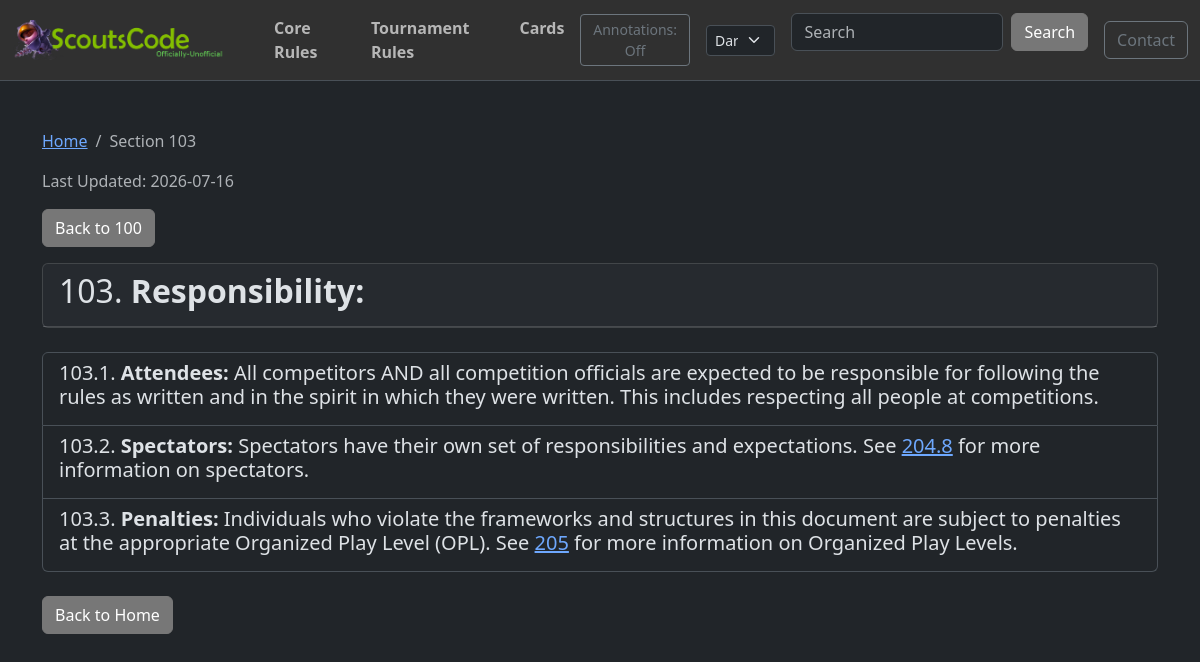
The app's page /trsections/103/ with its own data.
### post/models.py (models this page shows, shortened)
class RuleSection(models.Model):
    RULE_TYPE_CHOICES = [
        ("TR", "Tournament Rules"),
        ("CR", "Comprehensive Rules"),
    ]
    rule_type = models.CharField(max_length=2, choices=RULE_TYPE_CHOICES)
    section = models.CharField(max_length=50, db_index=True)  # e.g., "703.4.a.5"
    text = models.TextField()
    annotations = models.TextField(blank=True, default="")
    parent = models.ForeignKey(
        "self", on_delete=models.CASCADE, null=True, blank=True, related_name="children"
    )
    order = models.IntegerField(default=0)
    class Meta:
        ordering = ["rule_type", "order", "section"]
        unique_together = ["rule_type", "section"]
        indexes = [
            models.Index(fields=["rule_type", "section"]),
            models.Index(fields=["parent", "order"]),
        ]
    def get_top_level_section(self):
        parts = self.section.split(".")
        first_part = parts[0]
        if len(first_part) >= 3:
            return first_part[0] + "00"
        return first_part
    def to_dict(self, include_children=True):
        data = {
            "section": self.section,
            "text": self.text,
            "annotations": self.annotations,
            "children": [],
        }
        if include_children:
            for child in self.children.all():
                data["children"].append(child.to_dict(include_children=True))
        return data

### post/views.py (the view)
# urls.py: path("trsections/<str:section>/", trsection_detail, name="trsection_detail"),
def trsection_detail(request, section):
    try:
        section_obj = RuleSection.objects.prefetch_related(
            "children__children__children__children__children__children"
        ).get(rule_type="TR", section=section)
    except RuleSection.DoesNotExist:
        raise Http404(f"Section {section} not found")
    data = section_obj.to_dict()
    top_level = section_obj.get_top_level_section()
    is_top_level = section == top_level
    data = format_section_text(data, section_type="tr")
    parent_section = None
    if section_obj.parent:
        parent_section = section_obj.parent.section
    context = {
        "section": data,
        "json_url": f"/trsections/{top_level}/",
        "is_top_level": is_top_level,
        "parent_section": parent_section,
        "last_updated": get_rules_last_updated("TR"),
    }
    return render(request, "trsection_detail.html", context)

### post/context_processors.py (called while the page is built)
def global_site_data(request):
    data = cache.get("global_site_data")
    if data is not None:
        return data
    copyright_asset = TextAsset.objects.filter(asset_type="copyright").first()
    logo_asset = TextAsset.objects.filter(asset_type="logo").first()
    default_copyright = "© 2025 Copyright "
    data = {
        "copyright_text": copyright_asset.content
        if copyright_asset
        else default_copyright,
        "logo_asset": logo_asset,
        "copyright_asset": copyright_asset,
    }
    cache.set("global_site_data", data, CACHE_TTL)
    return data

### post/views.py (called while the page is built, shortened)
def bold_before_colon(text):
    if ":" in text:
        parts = text.split(":", 1)
        return f"<strong>{parts[0]}:</strong>{parts[1]}"
    return text

def format_section_text(section_data, section_type="tr"):
    section_data["text"] = linkify_references(section_data["text"], section_type)
    section_data["text"] = bold_before_colon(section_data["text"])
    for child in section_data.get("children", []):
        child_section_str = child.get("section", "")
        has_letter = any(
            letter in child_section_str for letter in ["a", "b", "c", "d", "e"]
        )
        has_children = len(child.get("children", [])) > 0
        will_be_clickable_link = has_children and not has_letter
        if not will_be_clickable_link:
            child["text"] = linkify_references(child["text"], section_type)
        child["text"] = bold_before_colon(child["text"])
        for grandchild in child.get("children", []):
            format_section_text(grandchild, section_type)
    return section_data

def get_rules_last_updated(rule_type):
    if rule_type in _rules_last_updated_cache:
        return _rules_last_updated_cache[rule_type]

### post/templates/trsection_detail.html (shortened to what this page needs)
{% extends 'base.html' %}
{% load static %}
{% block content %}
    <div class="trsection-detail">
        <nav aria-label="breadcrumb">
            <ol class="breadcrumb">
                <li class="breadcrumb-item"><a href="/">Home</a></li>
                <li class="breadcrumb-item active" aria-current="page">Section {{ section.section }}</li>
            </ol>
        </nav>
        <p class="text-muted">Last Updated: {{ last_updated }}</p>
        {% if parent_section %}
        <div class="mb-3">
            <a href="/trsections/{{ parent_section }}/" class="btn btn-secondary">
                 Back to {{ parent_section }}
            </a>
        </div>
        {% endif %}
        <div class="card mb-4">
            <div class="card-header">
                <div class="d-flex justify-content-between align-items-start">
                    <h2>{{ section.section }}. {{ section.text|safe }}</h2>
                </div>
            </div>
        </div>
        {% if is_top_level %}
            {% if section.children %}
                <div class="list-group mb-4">
                    {% for child in section.children %}
                        <a href="/trsections/{{ child.section }}/" class="list-group-item list-group-item-action">
                            <h5 class="mb-1"><span class="rule-number">{{ child.section }}.</span> {{ child.text|safe }}</h5>
                        </a>
                    {% endfor %}
                </div>
            {% else %}
                <div class="alert alert-info">This section has no subsections.</div>
            {% endif %}
        {% else %}
            {% if section.children %}
                <div class="list-group mb-4">
                    {% for child in section.children %}
                        {% if 'a' in child.section or 'b' in child.section or 'c' in child.section or 'd' in child.section or 'e' in child.section %}
                            <div class="list-group-item">
                                <div class="d-flex justify-content-between align-items-start">
                                    <h5 class="mb-2">{{ child.section }}. {{ child.text|safe }}</h5>
                                    {% if user.is_authenticated %}
                                    <button class="btn btn-sm btn-outline-primary ms-2 edit-annotation-btn" data-section="{{ child.section }}" data-rule-type="TR">Edit</button>
                                    {% endif %}
                                </div>
                                <div id="editor-container-{{ child.section }}" class="editor-container" data-annotation="{{ child.annotations }}">
                                    <div id="editor-{{ child.section }}" class="mb-2"></div>
                                    <button class="btn btn-sm btn-success save-annotation-btn" data-section="{{ child.section }}" data-rule-type="TR">Save</button>
                                    <button class="btn btn-sm btn-secondary cancel-annotation-btn" data-section="{{ child.section }}">Cancel</button>
                                </div>
                                {% if child.annotations %}
                                <div class="annotation-display">
                                    {{ child.annotations|safe }}
                                </div>
                                {% endif %}
                                {% if child.children %}
                                    {% for subchild in child.children %}
                                        <div class="ps-3 mb-2">
                                            <div class="d-flex justify-content-between align-items-start">
                                                <div><strong>{{ subchild.section }}.</strong> {{ subchild.text|safe }}</div>
                                                {% if user.is_authenticated %}
                                                <button class="btn btn-sm btn-outline-primary ms-2 edit-annotation-btn" data-section="{{ subchild.section }}" data-rule-type="TR">Edit</button>
                                                {% endif %}
                                            </div>
                                            <div id="editor-container-{{ subchild.section }}" class="editor-container" data-annotation="{{ subchild.annotations }}">
                                                <div id="editor-{{ subchild.section }}" class="mb-2"></div>
                                                <button class="btn btn-sm btn-success save-annotation-btn" data-section="{{ subchild.section }}" data-rule-type="TR">Save</button>
                                                <button class="btn btn-sm btn-secondary cancel-annotation-btn" data-section="{{ subchild.section }}">Cancel</button>
                                            </div>
                                            {% if subchild.annotations %}
                                            <div class="annotation-display">
                                                {{ subchild.annotations|safe }}
                                            </div>
                                            {% endif %}
                                            {% if subchild.children %}
                                                {% for subsubchild in subchild.children %}
                                                    <div class="ps-3 mb-1">
                                                        <div class="d-flex justify-content-between align-items-start">
                                                            <div><strong>{{ subsubchild.section }}.</strong> {{ subsubchild.text|safe }}</div>
                                                            {% if user.is_authenticated %}
                                                            <button class="btn btn-sm btn-outline-primary ms-2 edit-annotation-btn" data-section="{{ subsubchild.section }}" data-rule-type="TR">Edit</button>
                                                            {% endif %}
                                                        </div>
                                                        <div id="editor-container-{{ subsubchild.section }}" class="editor-container" data-annotation="{{ subsubchild.annotations }}">
                                                            <div id="editor-{{ subsubchild.section }}" class="mb-2"></div>
                                                            <button class="btn btn-sm btn-success save-annotation-btn" data-section="{{ subsubchild.section }}" data-rule-type="TR">Save</button>
                                                            <button class="btn btn-sm btn-secondary cancel-annotation-btn" data-section="{{ subsubchild.section }}">Cancel</button>
                                                        </div>
                                                        {% if subsubchild.annotations %}
                                                        <div class="annotation-display">
                                                            {{ subsubchild.annotations|safe }}
                                                        </div>
                                                        {% endif %}
                                                        {% if subsubchild.children %}
                                                        <a href="/trsections/{{ subsubchild.section }}/" class="small text-muted ms-1">&#8618; view subsections</a>
                                                        {% endif %}
                                                    </div>
                                                {% endfor %}
                                            {% endif %}
                                        </div>
                                    {% endfor %}
                                {% endif %}
                            </div>
                        {% else %}
                            {% if child.children %}
                            <a href="/trsections/{{ child.section }}/" class="list-group-item list-group-item-action">
                                <h5 class="mb-1"><span class="rule-number">{{ child.section }}.</span> {{ child.text|safe }}</h5>
                            </a>
                            {% else %}
                                <div class="list-group-item">
                                    <div class="d-flex justify-content-between align-items-start">
                                        <h5 class="mb-2">{{ child.section }}. {{ child.text|safe }}</h5>
                                    </div>
                                </div>
                            {% endif %}
                        {% endif %}
                    {% endfor %}
                </div>
            {% endif %}
        {% endif %}
        <div class="mt-4">
            <a href="/" class="btn btn-secondary">Back to Home</a>
        </div>
    </div>
{% endblock %}

### static/css/style.css (style rules this page uses)
:root { --custom-primary: #3498db; --custom-secondary: rgb(119, 119, 119); --custom-navbar-color: #303030; }
[data-bs-theme="dark"] { --custom-body-color: #212529; --custom-main-color: #ffffff; }
.btn-secondary { background-color: var(--custom-secondary); border-color: var(--custom-secondary); color: #fff; }

### records on screen
RuleSection: section "103", text "Responsibility:"
RuleSection: section "100"
RuleSection: section "103.1"
RuleSection: section "103.2"
RuleSection: section "103.3"

### other values on screen
{{ last_updated }} "2026-07-16"
{{ child.text|safe }} "Spectators: Spectators have their own set of responsibilities and expectations. See 204.8 for more information on spectators."
